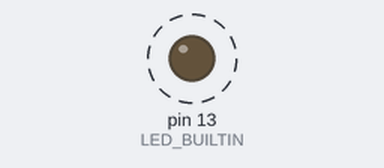
This sketch was run on a simulated Arduino Uno, built with avr-gcc and run on an emulated ATmega328P. Shown: output pins drawn as LEDs (lit = HIGH). Dashed ring = blinking.

Above: at 0.16 s.
At 80.07 s:
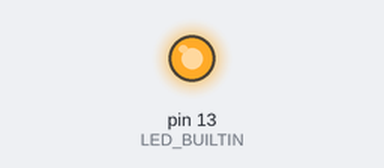
Timing chart, 0 to 80.4 s (numbered marks = the images above):
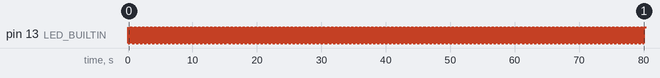

Measured:
- by itself, pin 13 (LED_BUILTIN): alternates HIGH for 0.01 s and LOW for 0.01 s

The sketch:

001_maxvelocitatLED.ino
```cpp
/**********************************************************************************
**                                                                               **
**                                     TÍTOL:                                    **
**                              Màxima velocitat LED                             **
**                                                                               **
**  NOM: Àlex Boluda Pérez                                      DATA: 19/11/2021 **
**********************************************************************************/

//*********************************** INCLUDE *************************************

//********************************** VARIABLES ************************************

//*********************************** SETUP ***************************************
  // the setup function runs once when you press reset or power the board
void setup() {
  // initialize digital pin LED_BUILTIN as an output.
  pinMode(LED_BUILTIN, OUTPUT);
}

//************************************ LOOP ***************************************
  // the loop function runs over and over again forever
void loop() {
  digitalWrite(LED_BUILTIN, HIGH);   // turn the LED on (HIGH is the voltage level)
  delay(10);                       // wait for a second
  digitalWrite(LED_BUILTIN, LOW);    // turn the LED off by making the voltage LOW
  delay(10);                       // wait for a second
  digitalWrite(LED_BUILTIN, HIGH);   // turn the LED on (HIGH is the voltage level)
  delay(10);                       // wait for a second
  digitalWrite(LED_BUILTIN, LOW);    // turn the LED off by making the voltage LOW
  delay(10);                       // wait for a second
}

//********************************** FUNCIONS *************************************
```
